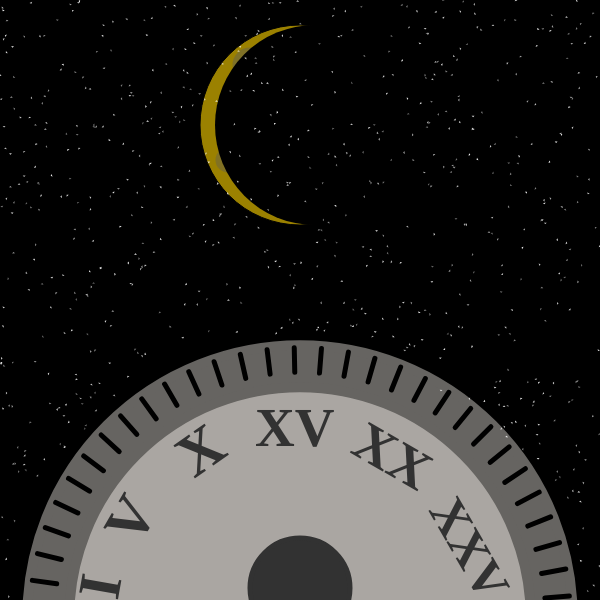
Frame 1 (no input)
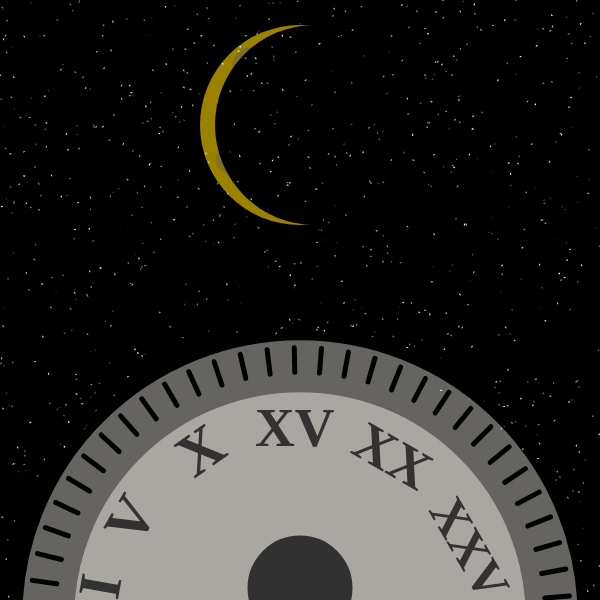
Frame 60 (no input)
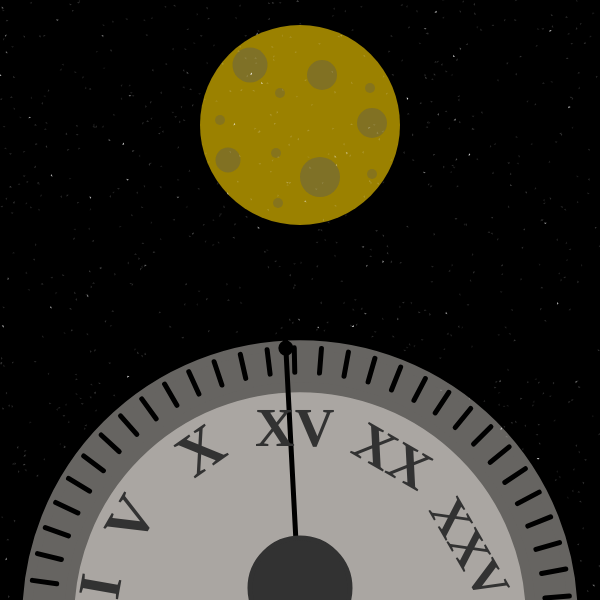
Frame 120 (the mouse pressed at the canvas centre since frame 60)

The p5.js sketch that drew these frames (run headless with seeded random() and noise() and a simulated clock; from frame 60 on, the mouse is pressed at the canvas centre):

// p5.js sketch
// ── sketch.js
// Global variables 
let clockPoints = [];
let moonPhase = 0;
let stars = [];
let numberOfStars = 1000;

function setup(){
  createCanvas(600, 600);

  // Initializing stars array
  for (let i = 0; i < numberOfStars; i++) {
    stars.push(new Star());
  }

  // creating locations for clock points
  const radius = width/2.22;
  for (let i = 0; i < 30; i++) {
  let x = cos(radians(188 + (i * 5.77))) * radius;
  let y = sin(radians(188 + (i * 5.77))) * radius;
  clockPoints.push(new ClockPoint(x, y));
  }
}

function draw() {
  background(0);

  //setting width of clock circle
  const radius = width/2.22; 

  //drawing circles for clock
  push();
  translate(width/2, height*1.03);
  stroke(102, 100, 97);
  strokeWeight(10);
  fill(102, 100, 97);
  ellipse(0, 0, width/1.1, height/1.1);
  fill(170, 166, 162);
  ellipse(0, 0, width/1.3, height/1.3);

  // displaying clock points
  for (let i = 0; i < 30; i++) {
    clockPoints[i].display();
  }

  // setting up the mouse dependent clock hand
  let mouseXDegrees = constrain(mouseX, 0, width + 20);
  mouseXDegrees = map (mouseXDegrees, 0, width, 180, 354);
  let x = cos(radians(mouseXDegrees)) * radius;
  let y = sin(radians(mouseXDegrees)) * radius;
  fill(0);
  triangle(x, y, x + (x * 20), y + (y * 20), x - (x * 20), y - (y * 20));
  ellipse(x, y, 10, 10);

  stroke(50)
  fill(50);
  ellipse(0, (height/20) * -1, 100, 100);
  pop();

    // numerals on clockface
    textFont('Times New Roman');
    textStyle(BOLD);
    textSize(60);
    fill(50);

    push();
    translate(83, 571.5);
    rotate(radians(100));
    text('I', 0, 0);
    pop()
    
    push();
    translate(137, 548);
    rotate(radians(300));
    text('V', 0, 0);
    pop()

    push();
    translate(194, 479);
    rotate(radians(325));
    text('X', 0, 0);
    pop()

    textSize(55);
    push();
    translate(255, 446);
    text('XV', 0, 0);
    pop()

    push();
    translate(349, 452);
    rotate(radians(30));
    text('XX', 0, 0);
    pop()

    textSize(50);
    push();
    translate(428, 510);
    rotate(radians(60));
    text('XXV', 0, 0);
    pop()

  // Connecting mouseXDegrees to the value that is going to be passed to Function
  if (mouseXDegrees >= 185 && mouseXDegrees < 187){
    moonPhase = 1
  }else{
    if (mouseXDegrees >= 187 && mouseXDegrees < 193.3){
      moonPhase = 2
    }else{
      if (mouseXDegrees >= 193.3 && mouseXDegrees < 199.4){
        moonPhase = 3
      }else{
        if (mouseXDegrees >= 199.4 && mouseXDegrees < 205.23){
          moonPhase = 4
        }else{
          if (mouseXDegrees >= 205.23 && mouseXDegrees < 211.03){
            moonPhase = 5
          }else{
            if (mouseXDegrees >= 211.03 && mouseXDegrees < 216.54){
              moonPhase = 6
            }else{
              if (mouseXDegrees >= 216.54 && mouseXDegrees < 222.34){
                moonPhase = 7
              }else{
                if (mouseXDegrees >= 222.34 && mouseXDegrees < 228.14){
                  moonPhase = 8
                }else{
                  if (mouseXDegrees >= 228.14 && mouseXDegrees < 233.94){
                    moonPhase = 9
                  }else{
                    if (mouseXDegrees >= 233.94 && mouseXDegrees < 239.45){
                      moonPhase = 10
                    }else{
                      if (mouseXDegrees >= 239.45 && mouseXDegrees < 245.25){
                        moonPhase = 11
                      }else{
                        if (mouseXDegrees >= 245.25 && mouseXDegrees < 251){
                          moonPhase = 12
                        }else{
                          if (mouseXDegrees >= 251 && mouseXDegrees < 257.1){
                            moonPhase = 13
                          }else{
                            if (mouseXDegrees >= 257.1 && mouseXDegrees < 262.36){
                              moonPhase = 14
                            }else{
                              if (mouseXDegrees >= 262.36 && mouseXDegrees < 268.74){
                                moonPhase = 15
                              }else{
                                if (mouseXDegrees >= 268.74 && mouseXDegrees < 274.5){
                                  moonPhase = 16
                                }else{
                                  if (mouseXDegrees >= 274.5 && mouseXDegrees < 280){
                                    moonPhase = 17
                                  }else{
                                    if (mouseXDegrees >= 280 && mouseXDegrees < 285.1){
                                      moonPhase = 18
                                    }else{
                                      if (mouseXDegrees >= 285.1 && mouseXDegrees < 291.65){
                                        moonPhase = 19
                                      }else{
                                        if (mouseXDegrees >= 291.65 && mouseXDegrees < 297.45){
                                          moonPhase = 20
                                        }else{
                                          if (mouseXDegrees >= 297.45 && mouseXDegrees < 303.25){
                                            moonPhase = 21
                                          }else{
                                            if (mouseXDegrees >= 303.25 && mouseXDegrees < 309.05){
                                              moonPhase = 22
                                            }else{
                                              if (mouseXDegrees >= 309.05 && mouseXDegrees < 314.85){
                                                moonPhase = 23
                                              }else{
                                                if (mouseXDegrees >= 314.85 && mouseXDegrees < 320.65){
                                                  moonPhase = 24
                                                }else{
                                                  if (mouseXDegrees >= 320.65 && mouseXDegrees < 326.45){
                                                    moonPhase = 25
                                                  }else{
                                                    if (mouseXDegrees >= 326.45 && mouseXDegrees < 332.25){
                                                      moonPhase = 26
                                                    }else{
                                                      if (mouseXDegrees >= 332.25 && mouseXDegrees < 338.05){
                                                        moonPhase = 27
                                                      }else{
                                                        if (mouseXDegrees >= 338.05 && mouseXDegrees < 343.56){
                                                          moonPhase = 28
                                                        }else{
                                                          if (mouseXDegrees >= 343.56 && mouseXDegrees < 349.36){
                                                            moonPhase = 29
                                                          }else{
                                                            if (mouseXDegrees >= 349.36 && mouseXDegrees < 355.15){
                                                              moonPhase = 30
                                                            }
                                                          }
                                                        }
                                                      }
                                                    }
                                                  }
                                                }
                                              }
                                            }
                                          }
                                        }
                                      }
                                    }
                                  }
                                }
                              }
                            }
                          }
                        }
                      }
                    }
                  }
                }
              }
            }
          }
        }
      }
    }
  }    

  //Drawing the moon 
  fill(209, 174, 0, 190);
  ellipse(300, 125, 200, 200);


  fill(90 , 90, 90, 100);
  noStroke();
  ellipse(322, 75, 30, 30);
  ellipse(228, 160, 25, 25);
  ellipse(372, 123, 30, 30);

  fill(90, 90, 90, 110);
  ellipse(250, 65, 35, 35);
  ellipse(320, 177, 40, 40);

  fill(90 , 90, 90, 80);
  ellipse(372, 174, 10, 10);
  ellipse(220, 120, 10, 10);
  ellipse(370, 88, 10, 10);
  ellipse(280, 93, 10, 10);
  ellipse(276, 153, 10, 10);
  ellipse(278, 203, 10, 10);

  //obscuring ellipse down here, position changes depending on clockhand
  obscureMoon(moonPhase);

  // displaying stars[]
  for (let i = 0; i <numberOfStars; i++) {
    stars[i].display();
  }
}

//function for the moon to cycle through its phases
function obscureMoon(phase){
  fill(0, 255);
  if(phase < 15){
    let ellipsePos = map(phase, 0, 15, 315, 87);
    ellipse(ellipsePos, 125, 200, 200);
  }
  if(phase > 15){
    let ellipsePos = map(phase, 15, 30, 503, 301);
    ellipse(ellipsePos, 125, 200, 200);
  }



}

// clockpoint class
class ClockPoint{
  constructor(x, y){
    this.x = x;
    this.y = y;
    this.size = 20; 
  }

  display(){
    strokeWeight(5);
    stroke(0);
    line(this.x, this.y, this.x / 1.1, this.y / 1.1);
  }
}

//star class
class Star{
  constructor(){
    this.x = random(width);
    this.y = random(height);
    this.rotation = random(360);
    this.alpha = random (100, 250);
    this.glowFact = random(10);
    this.bright = true;
  }

  display(){

    //If the star generates in a space occupied by the clock or moon make it totally trasparent
    if((this.x > 22 && this.x < 578 && this.y > 500) || (this.x > 41 && this.x < 550 && this.y > 480)
    || (this.x > 51 && this.x < 530 && this.y > 460) || (this.x > 71 && this.x < 510 && this.y > 440)
    || (this.x > 91 && this.x < 490 && this.y >420) || (this.x > 111 && this.x < 460 && this.y > 400)
    || (this.x > 131 && this.x < 440 && this.y > 380) || (this.x > 151 && this.x < 420 && this.y > 360)
    || (this.x > 171 && this.x < 400 && this.y > 340)) {
      this.alpha = 0
    }
    
    fill(255, this.alpha);
    noStroke();
    push();
    translate(this.x, this.y);
    rotate(radians(this.rotation));
    triangle(0, 0, 2, 0, 2, 2);
    pop();

    // brightness (alpha value) dependant on moon phase (less bright when the moon is fuller)
    let upperBrightnessLeft = map(moonPhase, 1, 15, 255, 50);
    let upperBrightnessRight = map(moonPhase, 16, 30, 50, 255);

    // Logic to make the stars blink
    if(this.bright == true){
      this.alpha = this.alpha - this.glowFact;
    }

    if(this.bright == false){
      this.alpha = this.alpha + this.glowFact;
    }

    if(this.alpha < 30 && this.alpha > 5){
      this.bright = false;
    }

    if(moonPhase <= 15){
      if(this.alpha > upperBrightnessLeft){
        this.bright = true;
      }
    }else{
      if(this.alpha > upperBrightnessRight){
        this.bright = true;
      }
    }
  }
}
